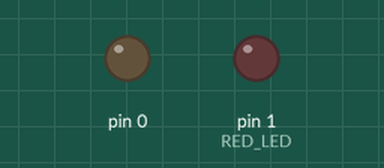
The sketch below on a simulated Arduino Uno, built with avr-gcc and run on an emulated ATmega328P. Parts: output pins drawn as LEDs (lit = HIGH).

Above: at 3.2 s.
At 16.2 s:
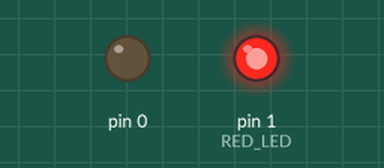
Timing chart, 0 to 33.8 s (numbered marks = the images above):
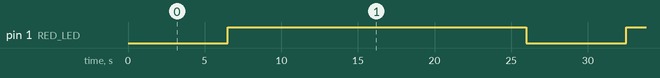

The sketch:

Job9.ino
```cpp
#define RED_LED 1

void setup() {
   pinMode(0, OUTPUT);
   pinMode(1, OUTPUT);
}

void loop() {
   analogWrite(RED_LED, 0);
   delay(1000);
   analogWrite(RED_LED, 50);
   delay(2000);
   analogWrite(RED_LED, 100);
   delay(3500);
   analogWrite(RED_LED, 150);
   delay(5000);
   analogWrite(RED_LED, 200);
   delay(6500);
   analogWrite(RED_LED, 255);
   delay(8000);
}
```

Measured:
- by itself, pin 1 (RED_LED): alternates HIGH for 19.5 s and LOW for 6.5 s
